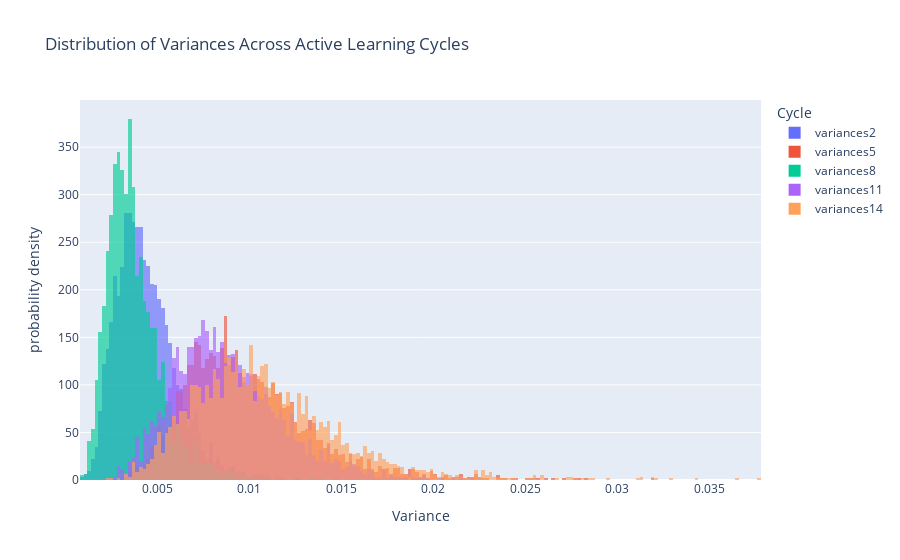

The code cell stored with this chart in its notebook:
### Code cell
columns_to_plot = ['variances2', 'variances5', 'variances8', 'variances11', 'variances14']

# "Melt" the selected columns into a long-format DataFrame
melted_df = final_df[columns_to_plot].melt(
    var_name='Cycle',      # New column for the original column names
    value_name='Variance'  # New column for the variance values
)

fig = px.histogram(
    data_frame=melted_df,
    x='Variance',                                  
    color='Cycle',                                 
    barmode='overlay',                             
    opacity=0.65,                                  
    histnorm='probability density',                
    title='Distribution of Variances Across Active Learning Cycles'
)

fig.show()

### Figure 1 — Plotly figure (JSON) as saved in the notebook; plotly's stock layout.template omitted (floating-point values rounded to 4 significant figures; data arrays with more than 128 entries replaced by an {"elided": "..."} marker saying what was removed)
{"data": [{"bingroup": "x", "histnorm": "probability density", "hovertemplate": "Cycle=variances2<br>Variance=%{x}<br>probability density=%{y}<extra></extra>", "legendgroup": "variances2", "marker": {"color": "#636efa", "opacity": 0.65, "pattern": {"shape": ""}}, "name": "variances2", "orientation": "v", "showlegend": true, "type": "histogram", "x": {"elided": "3152 float values"}, "xaxis": "x", "yaxis": "y"}, {"bingroup": "x", "histnorm": "probability density", "hovertemplate": "Cycle=variances5<br>Variance=%{x}<br>probability density=%{y}<extra></extra>", "legendgroup": "variances5", "marker": {"color": "#EF553B", "opacity": 0.65, "pattern": {"shape": ""}}, "name": "variances5", "orientation": "v", "showlegend": true, "type": "histogram", "x": {"elided": "3152 float values"}, "xaxis": "x", "yaxis": "y"}, {"bingroup": "x", "histnorm": "probability density", "hovertemplate": "Cycle=variances8<br>Variance=%{x}<br>probability density=%{y}<extra></extra>", "legendgroup": "variances8", "marker": {"color": "#00cc96", "opacity": 0.65, "pattern": {"shape": ""}}, "name": "variances8", "orientation": "v", "showlegend": true, "type": "histogram", "x": {"elided": "3152 float values"}, "xaxis": "x", "yaxis": "y"}, {"bingroup": "x", "histnorm": "probability density", "hovertemplate": "Cycle=variances11<br>Variance=%{x}<br>probability density=%{y}<extra></extra>", "legendgroup": "variances11", "marker": {"color": "#ab63fa", "opacity": 0.65, "pattern": {"shape": ""}}, "name": "variances11", "orientation": "v", "showlegend": true, "type": "histogram", "x": {"elided": "3152 float values"}, "xaxis": "x", "yaxis": "y"}, {"bingroup": "x", "histnorm": "probability density", "hovertemplate": "Cycle=variances14<br>Variance=%{x}<br>probability density=%{y}<extra></extra>", "legendgroup": "variances14", "marker": {"color": "#FFA15A", "opacity": 0.65, "pattern": {"shape": ""}}, "name": "variances14", "orientation": "v", "showlegend": true, "type": "histogram", "x": {"elided": "3152 float values"}, "xaxis": "x", "yaxis": "y"}], "layout": {"barmode": "overlay", "legend": {"title": {"text": "Cycle"}, "tracegroupgap": 0}, "title": {"text": "Distribution of Variances Across Active Learning Cycles"}, "xaxis": {"anchor": "y", "domain": [0, 1], "title": {"text": "Variance"}}, "yaxis": {"anchor": "x", "domain": [0, 1], "title": {"text": "probability density"}}}}
